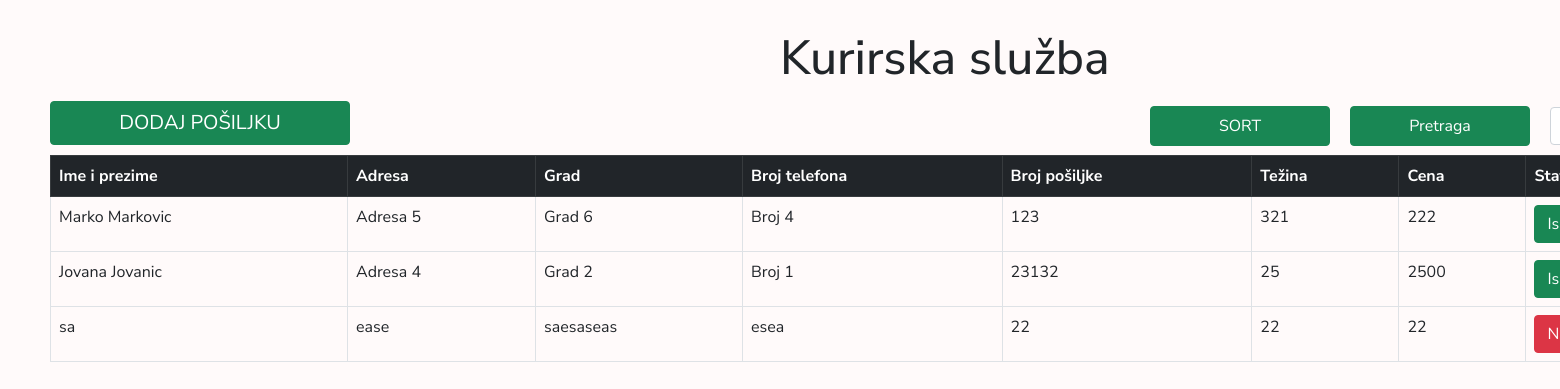
The page / on the database its author committed.
### tables this page shows
CREATE TABLE `posiljka` (
  `id` int(11) NOT NULL,
  `broj` int(11) NOT NULL,
  `tezina` double NOT NULL,
  `cena` double NOT NULL,
  `status` varchar(30) NOT NULL,
  `primalac_id` int(11) NOT NULL
);

CREATE TABLE `primalac` (
  `id` int(11) NOT NULL,
  `ime_prezime` varchar(100) NOT NULL,
  `adresa` varchar(100) NOT NULL,
  `grad` varchar(80) NOT NULL,
  `broj_telefona` varchar(30) NOT NULL
);

### OOP/posiljka.php (called while the page is built, shortened)
<?php
class Posiljka
{
    public function svePosiljke($connection)
    {
        $SQL = "select posiljka.id as pos_id, posiljka.broj, posiljka.tezina, posiljka.cena, posiljka.status, posiljka.primalac_id, primalac.* from posiljka join primalac on posiljka.primalac_id = primalac.id";
        return $connection->query($SQL);
    }
}

### tabela.php (the view)
<table class="table table-bordered table-hover">
    <thead class="table-dark">
        <tr>
            <th>Ime i prezime</th>
            <th>Adresa</th>
            <th>Grad</th>
            <th>Broj telefona</th>
            <th>Broj pošiljke</th>
            <th>Težina</th>
            <th>Cena</th>
            <th>Status</th>
        </tr>
    </thead>
    <tbody>
        <?php
           include 'DB/conn.php';
           include 'OOP/posiljka.php';
           $posiljka = new Posiljka();
           $posiljke = $posiljka->svePosiljke($connection);
           while ($posiljka = $posiljke->fetch_object()) {
           ?>
            <tr>
                <td><?php echo $posiljka->ime_prezime;  ?></td>
                <td><?php echo $posiljka->adresa;  ?></td>
                <td><?php echo $posiljka->grad;  ?></td>
                <td><?php echo $posiljka->broj_telefona; ?></td>
                <td><?php echo $posiljka->broj; ?></td>
                <td><?php echo $posiljka->tezina; ?></td>
                <td><?php echo $posiljka->cena; ?></td>
                <td>
                    <?php
                       if ($posiljka->status == 'isporucena') {
                       ?>
                        <button class="btn btn-success" id="i-n-btn" name="isporucena" value="<?php echo $posiljka->pos_id ?>">Isporucena</button>
                    <?php
                       } else {
                       ?>
                        <button class="btn btn-danger" id="i-n-btn" name="neisporucena" value="<?php echo $posiljka->pos_id ?>">Neisporucena</button>
                    <?php
                       }
                       ?>
                </td>
            </tr>
        <?php } ?>
    </tbody>
</table>

### index.php (shortened to what this page needs)
<!DOCTYPE html>
<html lang="en">
<head>
    <link href="https://cdn.jsdelivr.net/npm/bootstrap@5.0.2/dist/css/bootstrap.min.css" rel="stylesheet">
    <link rel="stylesheet" type="text/css" href="stil.css">
</head>
<body>
    <div class="wrapper-index">
        <h1 id="naslov-index">Kurirska služba</h1>
        <a href="dodaj-posiljku.php"><button class="btn btn-success" id="btn-add">DODAJ POŠILJKU</button></a>
        <input type="text" class="form-control" id="broj-posiljke-search">
        <button class="btn btn-success" id="broj-posiljke-button-search">Pretraga</button>
        <button class="btn btn-success" value="DESC" id="cena-posiljke-button-sort">SORT</button>
        <div class="wrapper-tabela">
            <?php
            include 'tabela.php';
            ?>
        </div>
    </div>
</body>
</html>

### stil.css (style rules this page uses)
* { margin: 0; font-family: 'Nunito Sans', sans-serif; }
body { background-color: #fffafa; }
#naslov-index { font-size: 48px; margin-top: 30px; margin-left: 780px; }
#btn-add { margin-left: 50px; margin-top: 5px; width: 300px; font-size: 20px; }
.wrapper-tabela { width: 1800px; margin-top: 10px; margin-left: 50px; }
#broj-posiljke-search { position: absolute; width: 300px; margin-top: -38px; margin-left: 1550px; }
#broj-posiljke-button-search { position: absolute; width: 180px; height: 40px; margin-top: 10px; margin-left: 1000px; }
#cena-posiljke-button-sort { position: absolute; height: 40px; left: 1150px; top: 106px; width: 180px; }

### rows shown on the page
posiljka: primalac.ime_prezime "Marko Markovic", primalac.adresa "Adresa 5", primalac.grad "Grad 6", primalac.broj_telefona "Broj 4", broj "123", tezina "321", cena "222", $posiljka->pos_id 5 (drawn)
posiljka: primalac.ime_prezime "Jovana Jovanic", primalac.adresa "Adresa 4", primalac.grad "Grad 2", primalac.broj_telefona "Broj 1", broj "23132", tezina "25", cena "2500", $posiljka->pos_id 6 (drawn)
posiljka: primalac.ime_prezime "sa", primalac.adresa "ease", primalac.grad "saesaseas", primalac.broj_telefona "esea", broj "22", tezina "22", cena "22", $posiljka->pos_id 7 (drawn)
